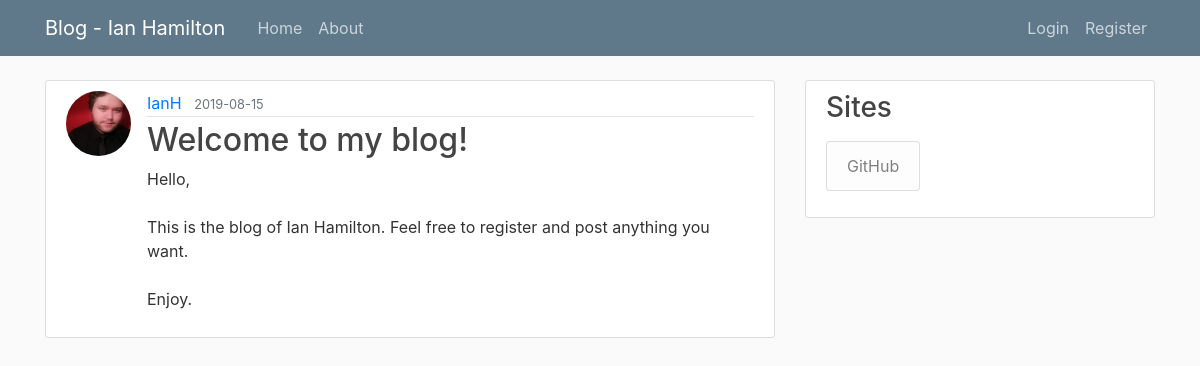
Screenshot of /post/3 with the database file from the repository.
### application/models.py (models this page shows, shortened)
class Users(db.Model, UserMixin):
	id = db.Column(db.Integer, primary_key=True)
	username = db.Column(db.String(20), unique=True, nullable=False)
	email = db.Column(db.String(120), unique=True, nullable=False)
	image_file = db.Column(db.String(20), nullable=False, default='default.jpg')
	password = db.Column(db.String(60), nullable=False)
	posts = db.relationship('Posts', backref='author', lazy=True)

class Posts(db.Model):
	id = db.Column(db.Integer, primary_key=True)
	title = db.Column(db.String(100), nullable=False)
	date_posted = db.Column(db.DateTime, nullable=False, default=datetime.utcnow)
	content = db.Column(db.Text, nullable=False)
	user_id = db.Column(db.Integer, db.ForeignKey('users.id'), nullable=False)

### application/routes.py (the view)
@app.route('/post/<int:post_id>')
def post(post_id):
	post = Posts.query.get_or_404(post_id)
	return render_template('post.html', title=post.title, post=post)

### application/templates/post.html (shortened to what this page needs)
{% extends "layout.html" %}
{% block body_content %}
	<article class="media content-section">
		<img class="rounded-circle article-img" src="{{ url_for('static', filename='profile_pics/' + post.author.image_file) }}">
		<div class="media-body">
			<div class="article-metadata">
		    	<a class="mr-2" href="#">{{ post.author.username }}</a>
		    	<small class="text-muted">{{ post.date_posted.strftime('%Y-%m-%d') }}</small>
			</div>
			<h2 class="article-title">{{ post.title }}</h2>
			<p class="article-content">{{ post.content }}</p>
		</div>
	</article>
{% endblock body_content %}

### application/static/main.css (style rules this page uses)
body { background: #fafafa; color: #333333; margin-top: 5rem; }
h1, h2, h3, h4, h5, h6 { color: #444444; }
.content-section { background: #ffffff; padding: 10px 20px; border: 1px solid #dddddd; border-radius: 3px; margin-bottom: 20px; }
.article-title { color: #444444; }
.article-content { white-space: pre-line; }
.article-img { height: 65px; width: 65px; margin-right: 16px; }
.article-metadata { padding-bottom: 1px; margin-bottom: 4px; border-bottom: 1px solid #e3e3e3 }

### rows the page displays
Users: image_file (picture), author.username "IanH"
Posts: date_posted "2019-08-15", title "Welcome to my blog!", content "Hello, This is the blog of Ian Hamilton. Feel free to register and post anything you want. Enjoy."
